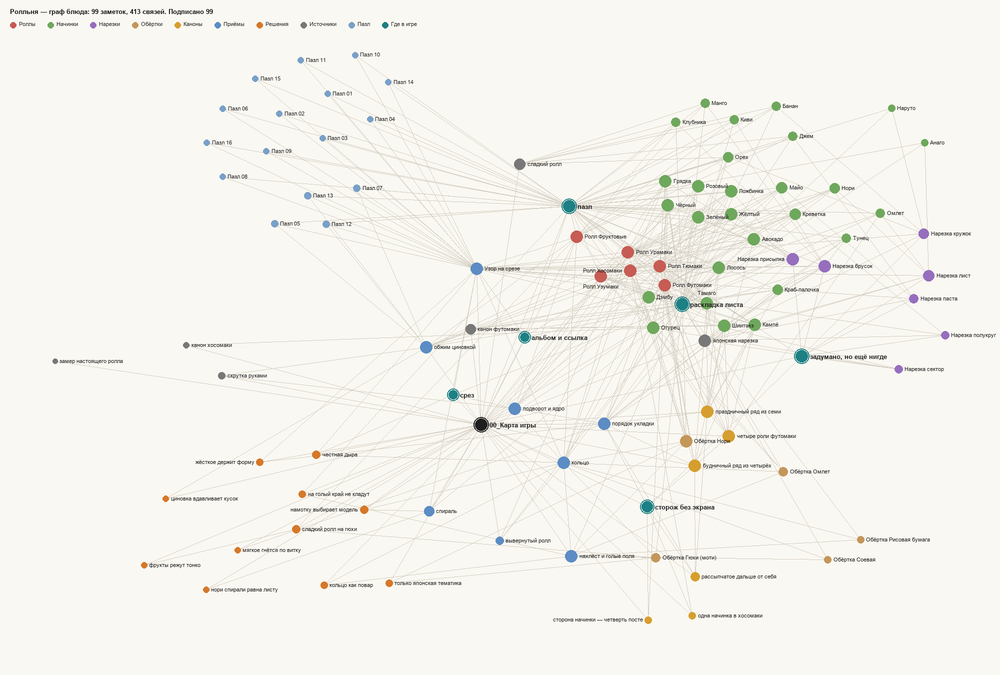
#> input picture Rollery-Obsidian/граф.png, 1000 x 675 px, shrunk from 2000 x 1350 before the run
$ python camera-tilt-from-plate.py '../Rollery-Obsidian/граф.png'
#> lines starting #> are read from the running program, lines starting #| are printed output that depends on the picture; after the words box and inside, x2 and y2 are one past the last pixel; in counts of white or black regions, pixels touching at a corner belong together
"""НАКЛОН КАМЕРЫ ПО КРУГЛОЙ ТАРЕЛКЕ — как отобрать снимок, годный для замера среза.

ЗАЧЕМ. Ломтики на снимках стоят срезом вверх, то есть плоскость среза параллельна тарелке.
Круглый ободок лежит в той же плоскости — значит его эллипс на снимке И ЕСТЬ то искажение,
которым искажены все срезы. Померив эллипс, получаем наклон камеры числом.

Из этого выходит не оправдание, а СИТО: снимки можно упорядочить по пригодности.

Замер 31.08.2026 по найденным профессиональным снимкам:

    農水省 房総 (maff3)     сжатие 1,33 · наклон 41° ← лучший из найденных
    農水省 房総 (maff1)     сжатие 1,55 · наклон 50°
    JSIA краб    (pro6)     сжатие 1,89 · наклон 58°
    эхомаки      (cand6)    сжатие 2,47 · наклон 66°

Ни один не годится: даже 41° это далеко не отвес, а при таком наклоне в силуэт ломтика
входит его БОКОВАЯ СТЕНКА, и никакая коррекция по тарелке её не уберёт — тарелка правит
плоскость, а стенка из плоскости торчит. Нужен снимок, где наклон меньше примерно 15°.

⚠ ЧЕМУ В ЭТОЙ ТАБЛИЦЕ ВЕРИТЬ, А ЧЕМУ НЕТ. Перевод сжатия в наклон теперь проверен кодом:
1,33 → 41,4°, 1,55 → 49,8°, 1,89 → 58,1°, 2,47 → 66,1° — все четыре строки воспроизводятся.
А вот сами СЖАТИЯ получены той же подгонкой, чью надёжность --selftest как раз и ставит под
вопрос, и длина дуги на тех снимках не записывалась. То есть арифметика верна, входные данные
непроверены, и таблица годится как порядок величины, а не как замер. Перемерить их нечем:
снимки в репозиторий не клались (правило Home — в git только исходники).

⚠ Что коррекция ПО ТАРЕЛКЕ всё-таки чинит, а что нет:
  · чинит — сжатие плоскости среза (аффинное, одно на весь кадр);
  · НЕ чинит — боковую стенку, попавшую в силуэт при большом наклоне;
  · не нужно чинить — высоту ломтика над тарелкой: она даёт лишь равномерное увеличение,
    а мерка (r_макс − r_мин)/r_медиана от масштаба не зависит.

Эллипс строится по ДУГЕ ободка методом наименьших квадратов (fit_conic), а не по вторым
моментам: тарелку закрывают сами ролики, видимая её часть — серп, и моменты серпа врут.
Точки на рамке кадра выбрасываются — там граница не ободок, а обрез снимка.

Пара к tools/roundness-from-photo.py: сначала этим отобрать кадр, потом тем померить.

КАК ЗАПУСКАТЬ (появилось 01.09.2026, issue #120 — до того файл был библиотекой без точки
входа, и таблица выше получена прогоном В СТОРОНЕ, не воспроизводимым ничем в репозитории):

    python3 tools/camera-tilt-from-plate.py снимок.jpg [ещё.jpg …]
    python3 tools/camera-tilt-from-plate.py --selftest

Печатается всё сразу: полуоси, сжатие, наклон, длина дуги, невязка подгонки и ВЕРДИКТ с
причиной отказа. Формула перевода сжатия в наклон (θ = acos(b/a)) тоже появилась только
теперь; проверено, что она воспроизводит табличные 41° из сжатия 1,33.
"""

import math, collections
import numpy as np
from PIL import Image

def biggest_blob(mask):
    H, W = mask.shape; lab = np.zeros((H,W), np.int32); n=0; best=(0,None)
    for y0 in range(H):
        for x0 in range(W):
            if mask[y0,x0] and lab[y0,x0]==0:
                n+=1; dq=collections.deque([(y0,x0)]); lab[y0,x0]=n; c=0
                while dq:
                    y,x=dq.popleft(); c+=1
                    for dy,dx in ((1,0),(-1,0),(0,1),(0,-1)):
                        ny,nx=y+dy,x+dx
                        if 0<=ny<H and 0<=nx<W and mask[ny,nx] and lab[ny,nx]==0:
                            lab[ny,nx]=n; dq.append((ny,nx))
                if c>best[0]: best=(c,n)
    return lab==best[1]

# [12 lines left out: function ellipse_axes, not called in this run]


def boundary_points(mask, drop_frame=True):
    """Точки границы области. Пиксели на рамке кадра выбрасываются: там граница — не ободок
    тарелки, а обрез снимка, и она увела бы подгонку."""
    H, W = mask.shape
    m = mask
    edge = m & ~(np.roll(m,1,0) & np.roll(m,-1,0) & np.roll(m,1,1) & np.roll(m,-1,1))
    ys, xs = np.nonzero(edge)
    if drop_frame:
        keep = (xs > 1) & (ys > 1) & (xs < W-2) & (ys < H-2)
        ys, xs = ys[keep], xs[keep]
    return xs.astype(float), ys.astype(float)


def fit_conic(x, y):
    """Эллипс по точкам: A x² + B xy + C y² + D x + E y + F = 0, наименьшие квадраты через SVD.

    Работает по ДУГЕ — этим и отличается от вторых моментов, которым нужна вся фигура.
    Возвращает (центр, большая полуось, малая полуось, угол в градусах).
    """
    sx, sy = x.mean(), y.mean()
    sc = max(x.std(), y.std())
    u, v = (x - sx) / sc, (y - sy) / sc                  # нормировка: без неё SVD плывёт
    D = np.column_stack([u*u, u*v, v*v, u, v, np.ones_like(u)])
    _, _, Vt = np.linalg.svd(D, full_matrices=False)
    A, B, C, Dc, E, F = Vt[-1]
    M = np.array([[A, B/2], [B/2, C]])
    if np.linalg.det(M) <= 0: return None                # не эллипс
    cen = np.linalg.solve(2*M, [-Dc, -E])
    val = A*cen[0]**2 + B*cen[0]*cen[1] + C*cen[1]**2 + Dc*cen[0] + E*cen[1] + F
    w, vec = np.linalg.eigh(M / (-val))
    if np.any(w <= 0): return None
    ax = 1/np.sqrt(w)
    order = np.argsort(ax)[::-1]
    ax, vec = ax[order], vec[:, order]
    import math
    return ((cen[0]*sc + sx, cen[1]*sc + sy), ax[0]*sc, ax[1]*sc,
            math.degrees(math.atan2(vec[1,0], vec[0,0])))


# ── НАКЛОН ИЗ ЭЛЛИПСА ──────────────────────────────────────────────────────────
# Формулы не было в файле вовсе (issue #120): число 41° стояло в докстринге и в
# docs/kitchen-practice.md, полученное разовым прогоном В СТОРОНЕ, и шаг от сжатия 1,33
# к 41° не воспроизводился в репозитории ничем. Это тот же класс, что «замер, которого
# нет»: число подано как результат инструмента, а инструмент его не считал.
#
# Круг радиуса R, наклонённый на угол θ к плоскости кадра, проецируется в эллипс с
# большой полуосью R и малой R·cos θ. Значит сжатие a/b = 1/cos θ, откуда θ = acos(b/a).
def tilt_from_axes(a, b):
    """Наклон камеры в градусах по полуосям эллипса тарелки (a — большая)."""
    if a <= 0 or b <= 0 or b > a: return None
    return math.degrees(math.acos(b / a))


def arc_span_deg(x, y, cen):
    """Какую дугу эллипса покрывают точки — в градусах, по самому широкому пропуску.

    Не размах углов: точки могут идти двумя кусками по разные стороны, и размах тогда
    покажет 360° там, где видно два коротких серпа. Берём наибольший пропуск между
    соседними углами и вычитаем его из полного круга.
    """
    ang = np.sort(np.arctan2(y - cen[1], x - cen[0]))
    if ang.size < 2: return 0.0
    gaps = np.diff(np.concatenate([ang, [ang[0] + 2 * math.pi]]))
    return math.degrees(2 * math.pi - gaps.max())


def rms_residual(x, y, cen, a, b, phi_deg):
    """Среднеквадратичная невязка точек от подогнанного эллипса, в пикселях.

    Показатель доверия, которого у инструмента не было: подгонка МОЖЕТ вернуть эллипс,
    прекрасно сидящий на своих точках и при этом не имеющий отношения к тарелке.
    Большой RMS — это точно плохо; малый сам по себе ничего не доказывает, потому и
    печатается рядом с длиной дуги, а не вместо неё.
    """
    ph = math.radians(phi_deg)
    dx, dy = x - cen[0], y - cen[1]
    u = dx * math.cos(ph) + dy * math.sin(ph)
    v = -dx * math.sin(ph) + dy * math.cos(ph)
    r = np.hypot(u / a, v / b)
    return float(np.sqrt(np.mean((r - 1) ** 2)) * (a + b) / 2)


# Порог годности дуги. ⚑ ПОДОБРАН ЗАМЕРОМ, А НЕ НАЗНАЧЕН — `--selftest` его воспроизводит.
#
# Внешнее ревью предлагало 30° как границу годности. Монте-Карло (эллипс 400×300, истинный
# наклон 41,4°, 200 прогонов на ячейку) показало, что 30° — это не граница, а зона полного
# вранья: медиана 88–89° при истинных 41,4°, и подгонка вдобавок проваливается в 188 случаях
# из 200. То есть инструмент возвращал почти предельный наклон вместо умеренного, и молча.
#
#     дуга   медиана при шуме 2 px   разброс 10–90 %
#      30°          89,1°                 —          (199 провалов из 200)
#      60°          85,4°             80,7…87,3      (160 провалов)
#      90°          46,2°             31,7…70,7
#     120°          42,8°             38,5…47,0      ← первая, где медиана верна
#     150°          41,5°             40,2…43,3      ← первая, где и разброс мал
#     200°          41,4°             40,8…42,1
#
# Взято 150°, а не 120°: на 120° медиана уже верна (ошибка 1,4°), но разброс ещё 8,5°, то есть
# на отдельном снимке ошибка в полтора десятка градусов законна. На 150° разброс втрое меньше.
# Сито должно отбирать снимки, а не создавать видимость отбора.
ARC_MIN_DEG = 150.0


def verdict(tilt, arc, rms, axis_ratio):
    """Вердикт словами: годен ли снимок и, если нет, чем именно плох."""
    beef = []
    if arc < ARC_MIN_DEG:
        beef.append(f'дуга {arc:.0f}° короче {ARC_MIN_DEG:.0f}° — подгонке верить нельзя')
    if rms > 0.03 * axis_ratio * 100:
        beef.append(f'невязка {rms:.1f} px велика — точки не лежат на одном эллипсе')
    if tilt is None:
        beef.append('эллипс не построился')
    elif tilt > 15:
        beef.append(f'наклон {tilt:.0f}° больше 15° — в силуэт войдёт боковая стенка')
    return ('ГОДЕН', beef) if not beef else ('НЕ ГОДЕН', beef)


# [36 lines left out: function _selftest, not called in this run]


def _measure(path):
    """Замер по снимку: наклон, дуга, невязка, отношение осей и вердикт."""
#> called with path = '../Rollery-Obsidian/граф.png'
    im = Image.open(path).convert('RGB')
#> im is the input picture: PIL image 1000x675 RGB; mean R, G, B 245.2, 243.2, 236.8
    a = np.asarray(im).astype(np.float32)
    # Тарелка — самое светлое и наименее насыщенное пятно кадра; порог грубый, и это
    # намеренно: инструмент отбирает кадры, а не сегментирует блюдо.
    mx, mn = a.max(axis=2), a.min(axis=2)
    mask = (mx > 150) & ((mx - mn) < 40)
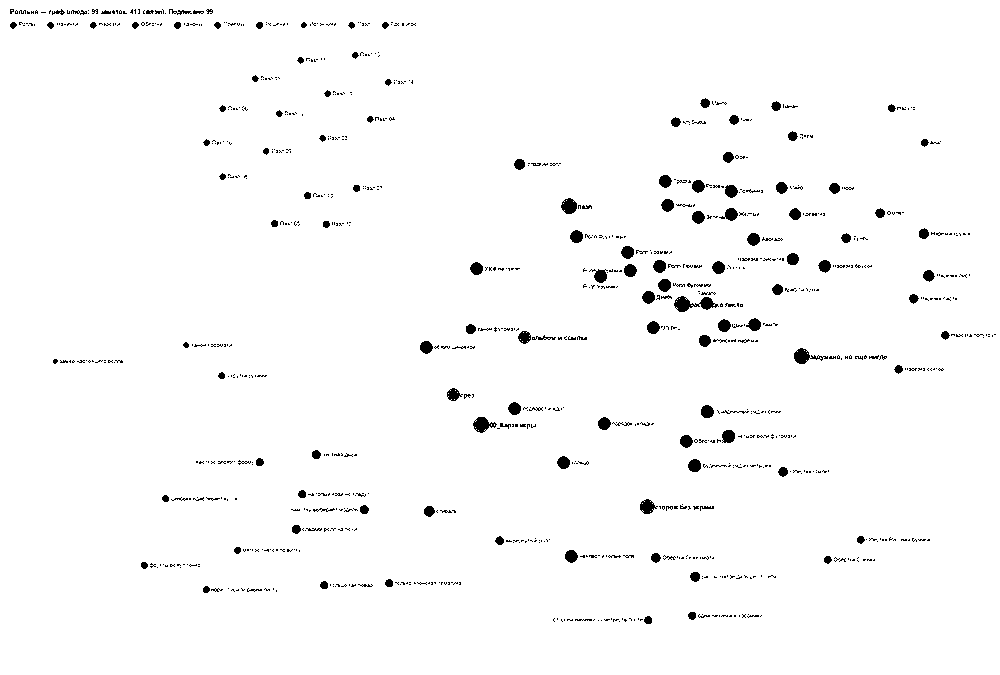
#> mask: shape (675, 1000) bool; 97.9% white; 969 black regions (818 under 20 px), largest, box (x1, y1, x2, y2) and area: (674, 296, 719, 312) 355, (794, 348, 828, 364) 234, (473, 417, 497, 433) 214
    mask = biggest_blob(mask)
#> after the loop in biggest_blob, `for y0 in range(H):`:
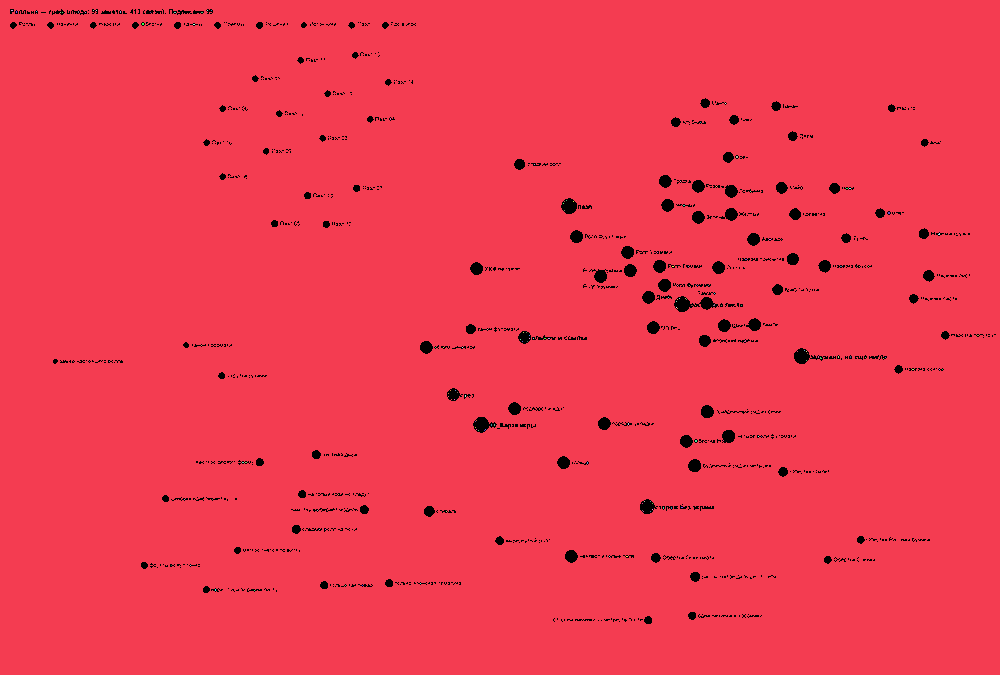
#> lab: shape (675, 1000) int32; 155 distinct labels, from 0 to 154; one colour per label, 0 black
#> mask: shape (675, 1000) bool; 97.9% white; 969 black regions (811 under 20 px), largest, box (x1, y1, x2, y2) and area: (674, 296, 719, 312) 368, (794, 348, 828, 364) 244, (473, 417, 497, 433) 225
    if mask is None or mask.sum() < 200:
        print(f'{path}: светлого пятна не нашлось — тарелка не опознана'); return
    ys, xs = boundary_points(mask)
#> in boundary_points, `edge = m & ~(np.roll(m,1,0) & np.roll(m,-1,0) & np.roll(m,1,1) & np.ro..`:
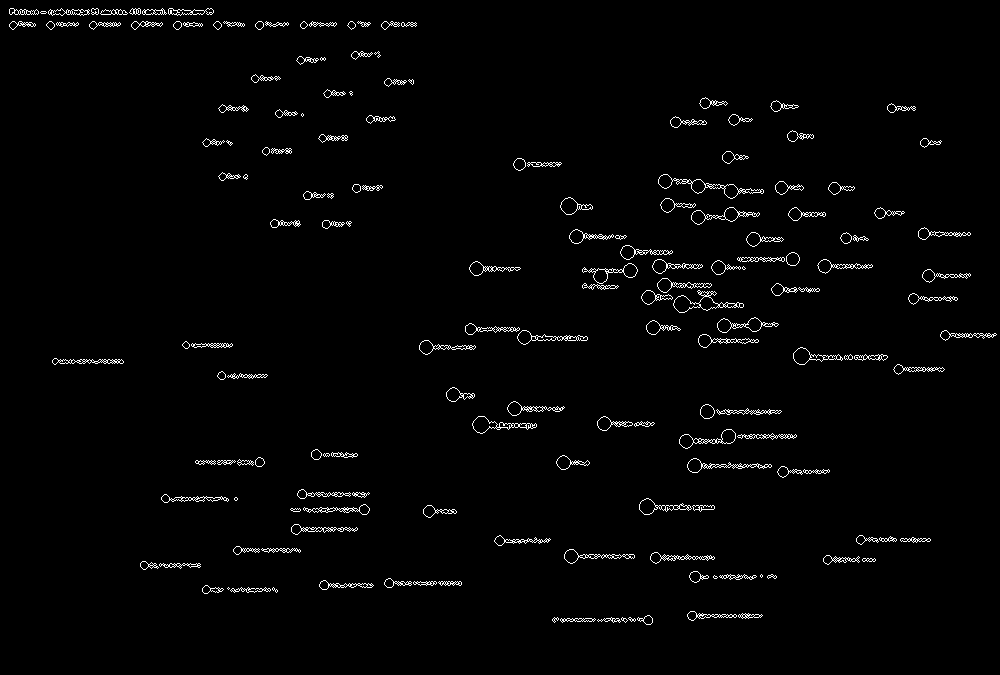
#> edge: shape (675, 1000) bool; 1.8% white in thin lines or dots
#> in boundary_points, `ys, xs = np.nonzero(edge)`: ys = 12166 values from 8 to 624; xs = 12166 values, max 996 at index 6409, min 9 at index 22, mean 543.7
#> ys has the same summary as xs in boundary_points; xs = 12166 values from 8 to 624
    f = fit_conic(xs.astype(float), ys.astype(float))
#> in fit_conic, `sx, sy = x.mean(), y.mean()`: sx = 320.8; sy = 543.7
#> in fit_conic, `sc = max(x.std(), y.std())`: sc = 248.8
#> in fit_conic, `u, v = (x - sx) / sc, (y - sy) / sc`: u = 12166 values from -1.26 to 1.22; v = 12166 values, max 1.82 at index 6409, min -2.15 at index 22, mean 0
#> in fit_conic, `_, _, Vt = np.linalg.svd(D, full_matrices=False)`: Vt = [[-0.327, -0.219, -0.764, 0.0995, 0.177, -0.469], [-0.055, -0.336, 0.116, 0.28, 0.809, 0.37], [-0.134, 0.565, 0.0667, -0.589, 0.516, -0.21], [-0.475, -0.543, 0.517, -0.293, -0.0716, -0.347], [0.0617, -0.356, -0.359, -0.673, -0.101, 0.527], [0.802, -0.312, 0.0421, -0.161, 0.179, -0.447]]
#> in fit_conic, `A, B, C, Dc, E, F = Vt[-1]`: A = 0.802; B = -0.312; C = 0.0421; Dc = -0.161; E = 0.179; F = -0.447
#> in fit_conic, `M = np.array([[A, B/2], [B/2, C]])`: M = [[0.802, -0.156], [-0.156, 0.0421]]
#> in fit_conic, `cen = np.linalg.solve(2*M, [-Dc, -E])`: cen = [-1.13, -6.33]
#> in fit_conic, `val = A*cen[0]**2 + B*cen[0]*cen[1] + C*cen[1]**2 + Dc*cen[0] + E*cen[..`: val = -0.923
#> in fit_conic, `w, vec = np.linalg.eigh(M / (-val))`: w = [0.0122, 0.902]; vec = [[-0.194, -0.981], [-0.981, 0.194]]
#> in fit_conic, `ax = 1/np.sqrt(w)`: ax = [9.07, 1.05]
#> in fit_conic, `order = np.argsort(ax)[::-1]`: order = [0, 1]
#> f = ((38.67, -1032), 2256.2, 262, -101.2)
    if f is None:
        print(f'{path}: эллипс не построился ({xs.size} точек границы)'); return
    cen, ax_a, ax_b, phi = f
#> cen = (38.67, -1032); ax_a = 2256.2; ax_b = 262; phi = -101.2
    tilt = tilt_from_axes(ax_a, ax_b)
#> tilt = 83.33
    arc = arc_span_deg(xs.astype(float), ys.astype(float), cen)
#> in arc_span_deg, `ang = np.sort(np.arctan2(y - cen[1], x - cen[0]))`: ang = 12166 values from 1.15 to 1.6
#> in arc_span_deg, `gaps = np.diff(np.concatenate([ang, [ang[0] + 2 * math.pi]]))`: gaps = 12166 values, max 5.83 at index 12165, min 3.14e-10 at index 1610, mean 0.000516
#> arc = 25.98
    rms = rms_residual(xs.astype(float), ys.astype(float), cen, ax_a, ax_b, phi)
#> in rms_residual, `ph = math.radians(phi_deg)`: ph = -1.77
#> in rms_residual, `dx, dy = x - cen[0], y - cen[1]`: dx = 12166 values from -30.67 to 585.3; dy = 12166 values, max 2028 at index 6409, min 1041 at index 22, mean 1575.7
#> in rms_residual, `u = dx * math.cos(ph) + dy * math.sin(ph)`: u = 12166 values, max -1015.5 at index 22, min -2046.8 at index 6409, mean -1600.5
#> in rms_residual, `v = -dx * math.sin(ph) + dy * math.cos(ph)`: v = 12166 values, max 304.1 at index 11789, min -311.3 at index 1657, mean -28.77
#> in rms_residual, `r = np.hypot(u / a, v / b)`: r = 12166 values, max 1.46 at index 1657, min 0.601 at index 6702, mean 0.96
#> rms = 223.8
    исход, чем = verdict(tilt, arc, rms, ax_a / ax_b)
#> исход = 'НЕ ГОДЕН'; чем = 3 items
    print(f'{path}')
    print(f'  полуоси      {ax_a:.1f} × {ax_b:.1f} px   сжатие {ax_a/ax_b:.3f}')
#|   полуоси      2256.2 × 262.0 px   сжатие 8.610
    print(f'  наклон       {tilt:.1f}°' if tilt is not None else '  наклон       —')
#|   наклон       83.3°
    print(f'  дуга         {arc:.0f}°   (порог {ARC_MIN_DEG:.0f}°)')
#|   дуга         26°   (порог 150°)
    print(f'  невязка RMS  {rms:.2f} px по {xs.size} точкам')
#|   невязка RMS  223.75 px по 12166 точкам
    print(f'  ВЕРДИКТ      {исход}')
#|   ВЕРДИКТ      НЕ ГОДЕН
    for b in чем: print(f'     · {b}')
#> this loop made 3 passes
#|      · дуга 26° короче 150° — подгонке верить нельзя
#|      · невязка 223.8 px велика — точки не лежат на одном эллипсе
#|      · наклон 83° больше 15° — в силуэт войдёт боковая стенка


if __name__ == '__main__':
    import sys
    args = sys.argv[1:]
    if not args or args[0] in ('-h', '--help'):
        print(__doc__)
        print('  python3 tools/camera-tilt-from-plate.py снимок.jpg [ещё.jpg …]')
        print('  python3 tools/camera-tilt-from-plate.py --selftest')
    elif args[0] == '--selftest':
        _selftest()
    else:
        for p in args: _measure(p)
